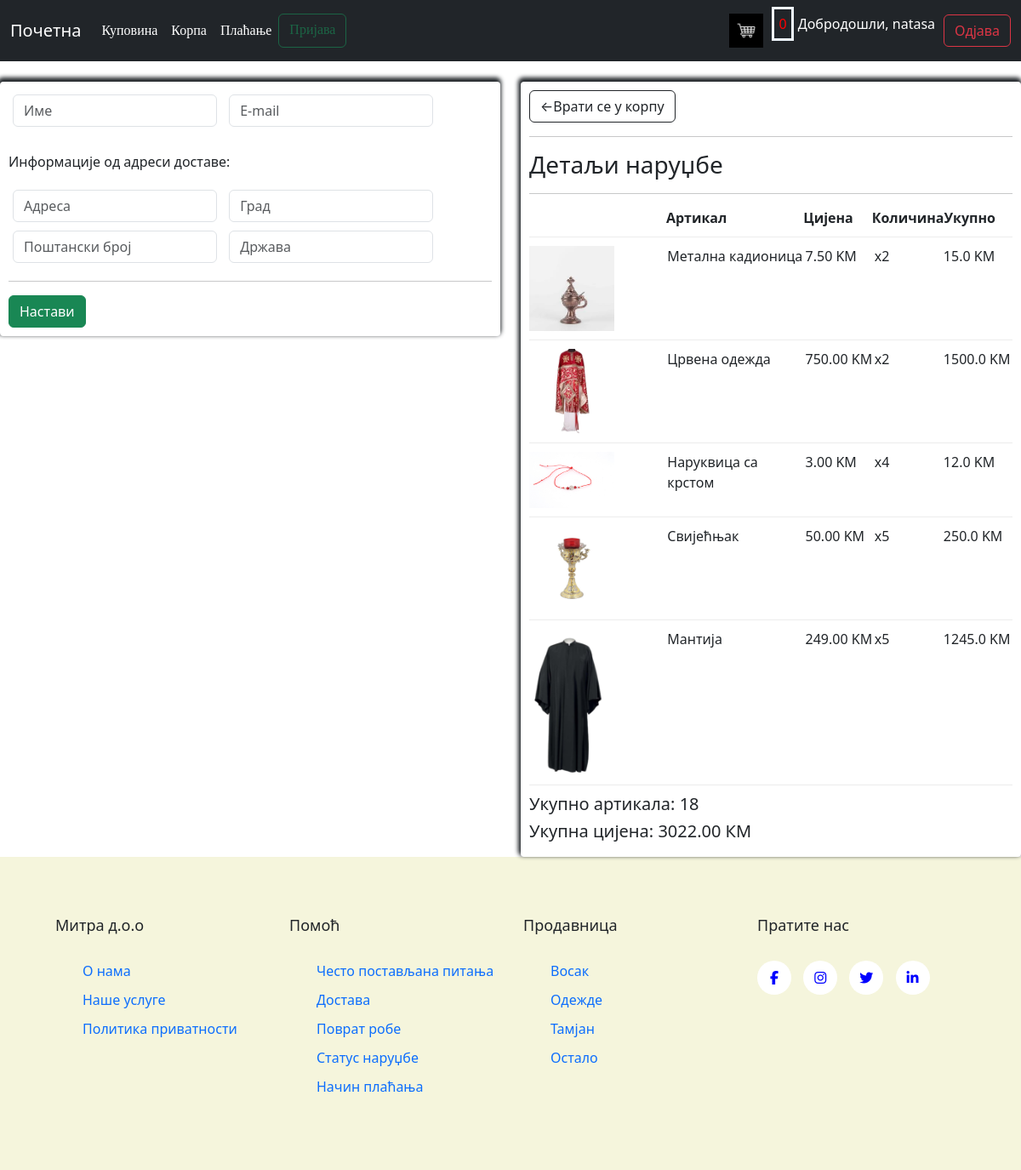
Screenshot of /checkout/ (signed in) with the database file from the repository.
### store/models.py (models this page shows, shortened)
class OrderItem(models.Model):
    product = models.ForeignKey(Product, on_delete=models.SET_NULL, null=True, blank=True)
    order = models.ForeignKey(Order, on_delete=models.SET_NULL, null=True, blank=True)
    quantity = models.IntegerField(default=0, null=True, blank=True)
    date_added = models.DateTimeField(auto_now_add=True)
    @property
    def get_total(self):
        total = self.product.price * self.quantity
        return total

class Product(models.Model):
    name = models.CharField(max_length=200, null=True)
    price = models.FloatField()
    digital = models.BooleanField(default=False, null=True, blank=True)
    image = models.ImageField(null=True, blank=True)

class Order(models.Model):
    customer = models.ForeignKey(Customer, on_delete=models.SET_NULL, blank=True, null=True)
    date_order = models.DateTimeField(auto_now_add=True)
    complete = models.BooleanField(default=False, null=True, blank=True)
    transaction_id = models.CharField(max_length=200, null=True)
    @property
    def get_cart_total(self):
        orderitems = self.orderitem_set.all()
        total = sum([item.get_total for item in orderitems])
        return total
    @property
    def get_cart_items(self):
        orderitems = self.orderitem_set.all()
        total = sum([item.quantity for item in orderitems])
        return total

### store/views.py (the view)
# urls.py: path('checkout/', views.checkout, name="checkout"),
def checkout(request):
    if request.user.is_authenticated:
        customer = request.user.customer
        order, created = Order.objects.get_or_create(customer=customer, complete = False)
        items = order.orderitem_set.all()
    else:
        items = []
    context = {'items': items, 'order':order}
    return render(request, 'store/checkout.html', context)

### store/templates/store/checkout.html
{%extends 'store/base.html'%}
{%load static%}
{%block content%}
<div class="row">
    <div class="col-lg-6">
        <br>
        <div class="box-element" id="form-wrapper">
            <form id="form">
                <div id="user-info">
                    <div class="form-field">
                        <input required class="form-control" type="text" name="name" placeholder="Име">
                    </div>
                    <div class="form-field">
                        <input required class="form-control" type="email" name="email" placeholder="E-mail">
                    </div>
                </div>
                <div id="shipping-info">
                    <br>
                    <p>Информације од адреси доставе:</p>
                    <div class="form-field">
                        <input required class="form-control" type="text" name="address" placeholder="Адреса">
                    </div>
                    <div class="form-field">
                        <input required class="form-control" type="text" name="city" placeholder="Град">
                    </div>
                    <div class="form-field">
                        <input required class="form-control" type="text" name="zipcode" placeholder="Поштански број">
                    </div>
                    <div class="form-field">
                        <input required class="form-control" type="text" name="state" placeholder="Држава">
                    </div>
                </div>
                <hr>
                <input id="form-button" class="btn btn-success btn-block" type="submit" value="Настави">
            </form>
        </div>
    </div>
    <div class="col-lg-6">
        <br>
        <div class="box-element">
            <a class="btn btn-outline-dark" href="{%url 'cart'%}">&#8592;Врати се у корпу</a>
            <hr>
            <h3>Детаљи наруџбе</h3>
            <hr>
            <div class="cart-row">
                <div style="flex:2"></div>
                <div style="flex:2"><strong>Артикал</strong></div>
                <div style="flex:1"><strong>Цијена</strong></div>
                <div style="flex:1"><strong>Количина</strong></div>
                <div style="flex:1"><strong>Укупно</strong></div>
            </div>
            {%for item in items%}
            <div class="cart-row">
                <div style="flex:2"><img class="row-image" src="{{item.product.image.url}}"></div>
                <div style="flex:2">{{item.product.name}}</div>
                <div style="flex:1">{{item.product.price|floatformat:2}} KM</div>
                <div style="flex:1">x{{item.quantity}}</p></div>
                <div style="flex:1">{{item.get_total}} KM</div>
            </div>
            {%endfor%}
            <h5>Укупно артикала: {{order.get_cart_items}}</h5>
            <h5>Укупна цијена: {{order.get_cart_total|floatformat:2}} КМ</h5>
        </div>
    </div>
</div>
{%endblock content%}

### store/templates/store/base.html (shortened to what this page needs)
<!DOCTYPE html>
{%load static%}
<html>
    <head>
        <link rel="stylesheet" href="https://cdn.jsdelivr.net/npm/bootstrap@5.3.2/dist/css/bootstrap.min.css">
        <link rel="stylesheet" type="text/css" href="{%static 'css/main.css'%}">
        <link rel="stylesheet" type="text/css" href="{%static 'css/footer.css'%}">
        <link rel="stylesheet" type="text/css" href="{%static 'css/cart.css'%}">
        <link rel="stylesheet" type="text/css" href="{%static 'css/checkout.css'%}">
        <link rel="stylesheet" href="https://cdnjs.cloudflare.com/ajax/libs/font-awesome/6.5.2/css/all.min.css">
    </head>
    <body>
        <nav class="navbar navbar-expand-lg navbar-dark bg-dark";">
            <div class="container-fluid">
                <a class="navbar-brand" href="{%url 'home'%}">Почетна</a>
                <div class="collapse navbar-collapse" id="navbarSupportedContent">
                    <div class="navbar-nav me-auto mb-2 mb-lg-0">
                        <li class="nav-item">
                            <a class="nav-link active" aria-current="page" href="{%url 'store'%}">Куповина</a>
                        </li>
                      <li class="nav-item">
                        {%if user.is_authenticated%}
                        <a class="nav-link active" aria-current="page" href="{%url 'cart'%}">Корпа</a>
                        {%else%}
                        <a class="nav-link disabled" aria-current="page" href="{%url 'cart'%}">Корпа</a>
                        {%endif%}
                      </li>
                      <li class="nav-item">
                        {%if user.is_authenticated%}
                        <a class="nav-link active" aria-current="page" href="{%url 'checkout'%}">Плаћање</a>
                        {%else%}
                        <a class="nav-link disabled" aria-current="page" href="{%url 'checkout'%}">Плаћање</a>
                        {%endif%}
                      </li>
                      {%if user.is_authenticated%}
                        <a class="btn btn-outline-success disabled" href="{%url 'login'%}" >Пријава</a></p>
                        {%else%}
                        <a class="btn btn-outline-success active" href="{%url 'login'%}" >Пријава</a></p>
                        {%endif%}
            </div>
            {%if user.is_authenticated%}
            <a href="{%url 'cart'%}">
                <img id="cart-icon" src="{%static 'images/cart.jpg'%}" height="40" width="40" style="margin-right: 10px;">
                </a>
                <p style="color: red;margin-right:5px;padding: 5px; border-style:solid; border-color: aliceblue;" id="cart-total">0</p>
            {%endif%}
            {%if user.is_authenticated%}
            <p style="color: white;">Добродошли, {{user.username }} </p>
            {%endif%}
            {%if user.is_authenticated%}
            <a href="{%url 'odjava'%}" class="btn btn-outline-danger" style="margin-left: 10px;">Одјава</a></p >
            {%endif%}
            </div>
                </div>
        </nav>
        {%block content%}
        {%endblock content%}
        <footer class="footer";">
            <div class="container">
                <div class="row">
                    <div class="footer-col">
                        <h4>Митра д.о.о</h4>
                        <ul>
                            <li><a href="#">О нама</a></li>
                            <li><a href="#">Наше услуге</a></li>
                            <li><a href="#">Политика приватности</a></li>
                        </ul>
                    </div>
                    <div class="footer-col">
                        <h4>Помоћ</h4>
                        <ul>
                            <li><a href="#">Често постављанa питања</a></li>
                            <li><a href="#">Достава</a></li>
                            <li><a href="#">Поврат робе</a></li>
                            <li><a href="#">Статус наруџбе</a></li>
                            <li><a href="#">Начин плаћања</a></li>
                        </ul>
                    </div>
                    <div class="footer-col">
                        <h4>Продавница</h4>
                        <ul>
                            <li><a href="#">Восак</a></li>
                            <li><a href="#">Одежде</a></li>
                            <li><a href="#">Тамјан</a></li>
                            <li><a href="#">Остало</a></li>
                        </ul>
                    </div>
                    <div class="footer-col">
                        <h4>Пратите нас</h4>
                        <div class="social-links">
                            <a href="http://facebook.com/crkva.reljevo"><i class="fab fa-facebook-f"></i></a>
                            <a href="http://instagram.com"><i class="fab fa-instagram"></i></a>
                            <a href="http://twitter.com"><i class="fab fa-twitter"></i></a>
                            <a href="http://linkedin.com"><i class="fab fa-linkedin-in"></i></a>
                        </div>
                    </div>
                </div>
            </div>
        </footer>
    </body>
</html>

### static/css/main.css (style rules this page uses)
.navbar-nav { font-family: Cambria, Cochin, Georgia, Times, 'Times New Roman', serif; }
.box-element { box-shadow: hsl(0, 0%, 80%) 0 0 16px; border-radius: 4px; background-color: #fff; padding: 10px; box-shadow: -1px -3px 5px 2px; }

### static/css/footer.css (style rules this page uses)
.container { max-width: 1100px; margin: auto; }
.row { display: flex; flex-wrap: wrap; }
ul { list-style: none; }
.footer { background-color:beige; padding: 70px 0; }
.footer-col { width: 25%; padding: 0 15px; }
.footer-col h4 { font-size: 18px; margin-bottom: 30px; }
.footer-col ul li a { font-size: 16px; text-decoration: none; display: block; }
.footer-col ul li:not(:last-child) { margin-bottom: 10px; }
.footer-col .social-links a { display: inline-block; height: 40px; width: 40px; background-color: white; margin: 0 10px 10px 0; text-align: center; line-height: 40px; border-radius: 50%; color: blue }

### static/css/cart.css (style rules this page uses)
.cart-row { display: flex; align-items: flex-stretch; padding-bottom: 10px; margin-bottom: 10px; border-bottom: 1px solid #ececec; }
.row-image { width: 100px; }

### static/css/checkout.css (style rules this page uses)
.form-field { width: 250px; display: inline-block; padding: 5px; }

### rows the page displays
OrderItem: product.image (picture), product.name "Метална кадионица", product.price "7.50", quantity "2", get_total "15.0"
OrderItem: product.image (picture), product.name "Црвена одежда", product.price "750.00", quantity "2", get_total "1500.0"
OrderItem: product.image (picture), product.name "Наруквица са крстом", product.price "3.00", quantity "4", get_total "12.0"
OrderItem: product.image (picture), product.name "Свијећњак", product.price "50.00", quantity "5", get_total "250.0"
OrderItem: product.image (picture), product.name "Мантија", product.price "249.00", quantity "5", get_total "1245.0"
Order: get_cart_items "18", get_cart_total "3022.00"

### other values shown
{{ user.username }} "natasa"
